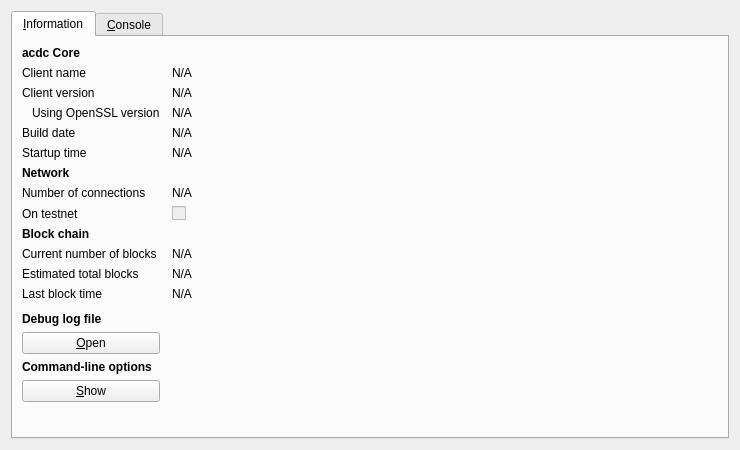
<?xml version="1.0" encoding="UTF-8"?>
<ui version="4.0">
 <class>RPCConsole</class>
 <widget class="QDialog" name="RPCConsole">
  <property name="geometry">
   <rect>
    <x>0</x>
    <y>0</y>
    <width>740</width>
    <height>450</height>
   </rect>
  </property>
  <property name="windowTitle">
   <string>acdc - Debug window</string>
  </property>
  <layout class="QVBoxLayout" name="verticalLayout_2">
   <item>
    <widget class="QTabWidget" name="tabWidget">
     <property name="currentIndex">
      <number>0</number>
     </property>
     <widget class="QWidget" name="tab_info">
      <attribute name="title">
       <string>&amp;Information</string>
      </attribute>
      <layout class="QGridLayout" name="gridLayout" columnstretch="0,1">
       <property name="horizontalSpacing">
        <number>12</number>
       </property>
       <item row="0" column="0">
        <widget class="QLabel" name="label_9">
         <property name="font">
          <font>
           <weight>75</weight>
           <bold>true</bold>
          </font>
         </property>
         <property name="text">
          <string>acdc Core</string>
         </property>
        </widget>
       </item>
       <item row="1" column="0">
        <widget class="QLabel" name="label_5">
         <property name="text">
          <string>Client name</string>
         </property>
        </widget>
       </item>
       <item row="1" column="1">
        <widget class="QLabel" name="clientName">
         <property name="cursor">
          <cursorShape>IBeamCursor</cursorShape>
         </property>
         <property name="text">
          <string>N/A</string>
         </property>
         <property name="textFormat">
          <enum>Qt::PlainText</enum>
         </property>
         <property name="textInteractionFlags">
          <set>Qt::LinksAccessibleByMouse|Qt::TextSelectableByKeyboard|Qt::TextSelectableByMouse</set>
         </property>
        </widget>
       </item>
       <item row="2" column="0">
        <widget class="QLabel" name="label_6">
         <property name="text">
          <string>Client version</string>
         </property>
        </widget>
       </item>
       <item row="2" column="1">
        <widget class="QLabel" name="clientVersion">
         <property name="cursor">
          <cursorShape>IBeamCursor</cursorShape>
         </property>
         <property name="text">
          <string>N/A</string>
         </property>
         <property name="textFormat">
          <enum>Qt::PlainText</enum>
         </property>
         <property name="textInteractionFlags">
          <set>Qt::LinksAccessibleByMouse|Qt::TextSelectableByKeyboard|Qt::TextSelectableByMouse</set>
         </property>
        </widget>
       </item>
       <item row="3" column="0">
        <widget class="QLabel" name="label_14">
         <property name="text">
          <string>Using OpenSSL version</string>
         </property>
         <property name="indent">
          <number>10</number>
         </property>
        </widget>
       </item>
       <item row="3" column="1">
        <widget class="QLabel" name="openSSLVersion">
         <property name="cursor">
          <cursorShape>IBeamCursor</cursorShape>
         </property>
         <property name="text">
          <string>N/A</string>
         </property>
         <property name="textFormat">
          <enum>Qt::PlainText</enum>
         </property>
         <property name="textInteractionFlags">
          <set>Qt::LinksAccessibleByMouse|Qt::TextSelectableByKeyboard|Qt::TextSelectableByMouse</set>
         </property>
        </widget>
       </item>
       <item row="4" column="0">
        <widget class="QLabel" name="label_12">
         <property name="text">
          <string>Build date</string>
         </property>
        </widget>
       </item>
       <item row="4" column="1">
        <widget class="QLabel" name="buildDate">
         <property name="cursor">
          <cursorShape>IBeamCursor</cursorShape>
         </property>
         <property name="text">
          <string>N/A</string>
         </property>
         <property name="textFormat">
          <enum>Qt::PlainText</enum>
         </property>
         <property name="textInteractionFlags">
          <set>Qt::LinksAccessibleByMouse|Qt::TextSelectableByKeyboard|Qt::TextSelectableByMouse</set>
         </property>
        </widget>
       </item>
       <item row="5" column="0">
        <widget class="QLabel" name="label_13">
         <property name="text">
          <string>Startup time</string>
         </property>
        </widget>
       </item>
       <item row="5" column="1">
        <widget class="QLabel" name="startupTime">
         <property name="cursor">
          <cursorShape>IBeamCursor</cursorShape>
         </property>
         <property name="text">
          <string>N/A</string>
         </property>
         <property name="textFormat">
          <enum>Qt::PlainText</enum>
         </property>
         <property name="textInteractionFlags">
          <set>Qt::LinksAccessibleByMouse|Qt::TextSelectableByKeyboard|Qt::TextSelectableByMouse</set>
         </property>
        </widget>
       </item>
       <item row="6" column="0">
        <widget class="QLabel" name="label_11">
         <property name="font">
          <font>
           <weight>75</weight>
           <bold>true</bold>
          </font>
         </property>
         <property name="text">
          <string>Network</string>
         </property>
        </widget>
       </item>
       <item row="7" column="0">
        <widget class="QLabel" name="label_7">
         <property name="text">
          <string>Number of connections</string>
         </property>
        </widget>
       </item>
       <item row="7" column="1">
        <widget class="QLabel" name="numberOfConnections">
         <property name="cursor">
          <cursorShape>IBeamCursor</cursorShape>
         </property>
         <property name="text">
          <string>N/A</string>
         </property>
         <property name="textFormat">
          <enum>Qt::PlainText</enum>
         </property>
         <property name="textInteractionFlags">
          <set>Qt::LinksAccessibleByMouse|Qt::TextSelectableByKeyboard|Qt::TextSelectableByMouse</set>
         </property>
        </widget>
       </item>
       <item row="8" column="0">
        <widget class="QLabel" name="label_8">
         <property name="text">
          <string>On testnet</string>
         </property>
        </widget>
       </item>
       <item row="8" column="1">
        <widget class="QCheckBox" name="isTestNet">
         <property name="enabled">
          <bool>false</bool>
         </property>
         <property name="text">
          <string/>
         </property>
        </widget>
       </item>
       <item row="9" column="0">
        <widget class="QLabel" name="label_10">
         <property name="font">
          <font>
           <weight>75</weight>
           <bold>true</bold>
          </font>
         </property>
         <property name="text">
          <string>Block chain</string>
         </property>
        </widget>
       </item>
       <item row="10" column="0">
        <widget class="QLabel" name="label_3">
         <property name="text">
          <string>Current number of blocks</string>
         </property>
        </widget>
       </item>
       <item row="10" column="1">
        <widget class="QLabel" name="numberOfBlocks">
         <property name="cursor">
          <cursorShape>IBeamCursor</cursorShape>
         </property>
         <property name="text">
          <string>N/A</string>
         </property>
         <property name="textFormat">
          <enum>Qt::PlainText</enum>
         </property>
         <property name="textInteractionFlags">
          <set>Qt::LinksAccessibleByMouse|Qt::TextSelectableByKeyboard|Qt::TextSelectableByMouse</set>
         </property>
        </widget>
       </item>
       <item row="11" column="0">
        <widget class="QLabel" name="label_4">
         <property name="text">
          <string>Estimated total blocks</string>
         </property>
        </widget>
       </item>
       <item row="11" column="1">
        <widget class="QLabel" name="totalBlocks">
         <property name="cursor">
          <cursorShape>IBeamCursor</cursorShape>
         </property>
         <property name="text">
          <string>N/A</string>
         </property>
         <property name="textFormat">
          <enum>Qt::PlainText</enum>
         </property>
         <property name="textInteractionFlags">
          <set>Qt::LinksAccessibleByMouse|Qt::TextSelectableByKeyboard|Qt::TextSelectableByMouse</set>
         </property>
        </widget>
       </item>
       <item row="12" column="0">
        <widget class="QLabel" name="label_2">
         <property name="text">
          <string>Last block time</string>
         </property>
        </widget>
       </item>
       <item row="12" column="1">
        <widget class="QLabel" name="lastBlockTime">
         <property name="cursor">
          <cursorShape>IBeamCursor</cursorShape>
         </property>
         <property name="text">
          <string>N/A</string>
         </property>
         <property name="textFormat">
          <enum>Qt::PlainText</enum>
         </property>
         <property name="textInteractionFlags">
          <set>Qt::LinksAccessibleByMouse|Qt::TextSelectableByKeyboard|Qt::TextSelectableByMouse</set>
         </property>
        </widget>
       </item>
       <item row="13" column="0">
        <spacer name="verticalSpacer_2">
         <property name="orientation">
          <enum>Qt::Vertical</enum>
         </property>
         <property name="sizeHint" stdset="0">
          <size>
           <width>20</width>
           <height>20</height>
          </size>
         </property>
        </spacer>
       </item>
       <item row="14" column="0">
        <widget class="QLabel" name="labelDebugLogfile">
         <property name="font">
          <font>
           <weight>75</weight>
           <bold>true</bold>
          </font>
         </property>
         <property name="text">
          <string>Debug log file</string>
         </property>
        </widget>
       </item>
       <item row="15" column="0">
        <widget class="QPushButton" name="openDebugLogfileButton">
         <property name="toolTip">
          <string>Open the acdc debug log file from the current data directory. This can take a few seconds for large log files.</string>
         </property>
         <property name="text">
          <string>&amp;Open</string>
         </property>
         <property name="autoDefault">
          <bool>false</bool>
         </property>
        </widget>
       </item>
       <item row="16" column="0">
        <widget class="QLabel" name="labelCLOptions">
         <property name="font">
          <font>
           <weight>75</weight>
           <bold>true</bold>
          </font>
         </property>
         <property name="text">
          <string>Command-line options</string>
         </property>
        </widget>
       </item>
       <item row="17" column="0">
        <widget class="QPushButton" name="showCLOptionsButton">
         <property name="toolTip">
          <string>Show the acdc-Qt help message to get a list with possible acdc command-line options.</string>
         </property>
         <property name="text">
          <string>&amp;Show</string>
         </property>
         <property name="autoDefault">
          <bool>false</bool>
         </property>
        </widget>
       </item>
       <item row="18" column="0">
        <spacer name="verticalSpacer">
         <property name="orientation">
          <enum>Qt::Vertical</enum>
         </property>
         <property name="sizeHint" stdset="0">
          <size>
           <width>20</width>
           <height>40</height>
          </size>
         </property>
        </spacer>
       </item>
      </layout>
     </widget>
     <widget class="QWidget" name="tab_console">
      <attribute name="title">
       <string>&amp;Console</string>
      </attribute>
      <layout class="QVBoxLayout" name="verticalLayout_3">
       <property name="spacing">
        <number>3</number>
       </property>
       <item>
        <widget class="QTextEdit" name="messagesWidget">
         <property name="minimumSize">
          <size>
           <width>0</width>
           <height>100</height>
          </size>
         </property>
         <property name="readOnly">
          <bool>true</bool>
         </property>
         <property name="tabKeyNavigation" stdset="0">
          <bool>false</bool>
         </property>
         <property name="columnCount" stdset="0">
          <number>2</number>
         </property>
        </widget>
       </item>
       <item>
        <layout class="QHBoxLayout" name="horizontalLayout">
         <property name="spacing">
          <number>3</number>
         </property>
         <item>
          <widget class="QLabel" name="label">
           <property name="text">
            <string notr="true">&gt;</string>
           </property>
          </widget>
         </item>
         <item>
          <widget class="QLineEdit" name="lineEdit"/>
         </item>
         <item>
          <widget class="QPushButton" name="clearButton">
           <property name="maximumSize">
            <size>
             <width>24</width>
             <height>24</height>
            </size>
           </property>
           <property name="toolTip">
            <string>Clear console</string>
           </property>
           <property name="text">
            <string/>
           </property>
           <property name="icon">
            <iconset resource="../bitcoin.qrc">
             <normaloff>:/icons/remove</normaloff>:/icons/remove</iconset>
           </property>
           <property name="shortcut">
            <string notr="true">Ctrl+L</string>
           </property>
           <property name="autoDefault">
            <bool>false</bool>
           </property>
          </widget>
         </item>
        </layout>
       </item>
      </layout>
     </widget>
    </widget>
   </item>
  </layout>
 </widget>
 <resources>
  <include location="../bitcoin.qrc"/>
 </resources>
 <connections/>
</ui>
